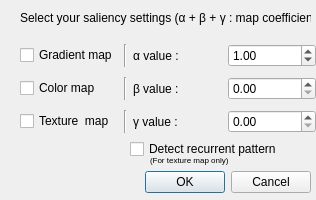
<?xml version="1.0" encoding="UTF-8"?>
<ui version="4.0">
 <class>SaliencyForm</class>
 <widget class="QDialog" name="SaliencyForm">
  <property name="geometry">
   <rect>
    <x>0</x>
    <y>0</y>
    <width>316</width>
    <height>200</height>
   </rect>
  </property>
  <property name="windowTitle">
   <string>Dialog</string>
  </property>
  <widget class="QDialogButtonBox" name="buttonBox">
   <property name="geometry">
    <rect>
     <x>-30</x>
     <y>167</y>
     <width>341</width>
     <height>31</height>
    </rect>
   </property>
   <property name="orientation">
    <enum>Qt::Horizontal</enum>
   </property>
   <property name="standardButtons">
    <set>QDialogButtonBox::Cancel|QDialogButtonBox::Ok</set>
   </property>
  </widget>
  <widget class="QWidget" name="gridLayoutWidget">
   <property name="geometry">
    <rect>
     <x>20</x>
     <y>40</y>
     <width>296</width>
     <height>98</height>
    </rect>
   </property>
   <layout class="QGridLayout" name="gridLayout">
    <item row="1" column="0">
     <widget class="QCheckBox" name="color_box">
      <property name="text">
       <string>Color map</string>
      </property>
     </widget>
    </item>
    <item row="2" column="1">
     <widget class="Line" name="line_3">
      <property name="orientation">
       <enum>Qt::Vertical</enum>
      </property>
     </widget>
    </item>
    <item row="2" column="3">
     <widget class="QDoubleSpinBox" name="c_value">
      <property name="maximum">
       <double>10.000000000000000</double>
      </property>
      <property name="singleStep">
       <double>0.010000000000000</double>
      </property>
      <property name="value">
       <double>0.000000000000000</double>
      </property>
     </widget>
    </item>
    <item row="1" column="1">
     <widget class="Line" name="line_2">
      <property name="orientation">
       <enum>Qt::Vertical</enum>
      </property>
     </widget>
    </item>
    <item row="0" column="1">
     <widget class="Line" name="line">
      <property name="orientation">
       <enum>Qt::Vertical</enum>
      </property>
     </widget>
    </item>
    <item row="2" column="2">
     <widget class="QLabel" name="label_4">
      <property name="text">
       <string>γ value : </string>
      </property>
     </widget>
    </item>
    <item row="0" column="2">
     <widget class="QLabel" name="label">
      <property name="text">
       <string>α value :</string>
      </property>
     </widget>
    </item>
    <item row="1" column="2">
     <widget class="QLabel" name="label_3">
      <property name="text">
       <string>β value :</string>
      </property>
     </widget>
    </item>
    <item row="0" column="3">
     <widget class="QDoubleSpinBox" name="a_value">
      <property name="maximum">
       <double>10.000000000000000</double>
      </property>
      <property name="singleStep">
       <double>0.010000000000000</double>
      </property>
      <property name="stepType">
       <enum>QAbstractSpinBox::DefaultStepType</enum>
      </property>
      <property name="value">
       <double>1.000000000000000</double>
      </property>
     </widget>
    </item>
    <item row="1" column="3">
     <widget class="QDoubleSpinBox" name="b_value">
      <property name="maximum">
       <double>10.000000000000000</double>
      </property>
      <property name="singleStep">
       <double>0.010000000000000</double>
      </property>
      <property name="value">
       <double>0.000000000000000</double>
      </property>
     </widget>
    </item>
    <item row="0" column="0">
     <widget class="QCheckBox" name="gradient_box">
      <property name="text">
       <string>Gradient map</string>
      </property>
     </widget>
    </item>
    <item row="2" column="0">
     <widget class="QCheckBox" name="texture_box">
      <property name="text">
       <string>Texture  map</string>
      </property>
     </widget>
    </item>
   </layout>
  </widget>
  <widget class="QLabel" name="label_2">
   <property name="geometry">
    <rect>
     <x>20</x>
     <y>10</y>
     <width>291</width>
     <height>16</height>
    </rect>
   </property>
   <property name="text">
    <string>Select your saliency settings (α + β + γ : map coefficient) :</string>
   </property>
  </widget>
  <widget class="QCheckBox" name="recurrentPattern">
   <property name="geometry">
    <rect>
     <x>130</x>
     <y>140</y>
     <width>181</width>
     <height>18</height>
    </rect>
   </property>
   <property name="text">
    <string>Detect recurrent pattern</string>
   </property>
   <property name="autoExclusive">
    <bool>false</bool>
   </property>
  </widget>
  <widget class="QLabel" name="label_5">
   <property name="geometry">
    <rect>
     <x>150</x>
     <y>150</y>
     <width>111</width>
     <height>20</height>
    </rect>
   </property>
   <property name="font">
    <font>
     <pointsize>6</pointsize>
    </font>
   </property>
   <property name="text">
    <string>(For texture map only)</string>
   </property>
  </widget>
  <zorder>buttonBox</zorder>
  <zorder>gridLayoutWidget</zorder>
  <zorder>label_2</zorder>
  <zorder>label_5</zorder>
  <zorder>recurrentPattern</zorder>
 </widget>
 <resources/>
 <connections>
  <connection>
   <sender>buttonBox</sender>
   <signal>accepted()</signal>
   <receiver>SaliencyForm</receiver>
   <slot>accept()</slot>
   <hints>
    <hint type="sourcelabel">
     <x>248</x>
     <y>254</y>
    </hint>
    <hint type="destinationlabel">
     <x>157</x>
     <y>274</y>
    </hint>
   </hints>
  </connection>
  <connection>
   <sender>buttonBox</sender>
   <signal>rejected()</signal>
   <receiver>SaliencyForm</receiver>
   <slot>reject()</slot>
   <hints>
    <hint type="sourcelabel">
     <x>316</x>
     <y>260</y>
    </hint>
    <hint type="destinationlabel">
     <x>286</x>
     <y>274</y>
    </hint>
   </hints>
  </connection>
 </connections>
</ui>
